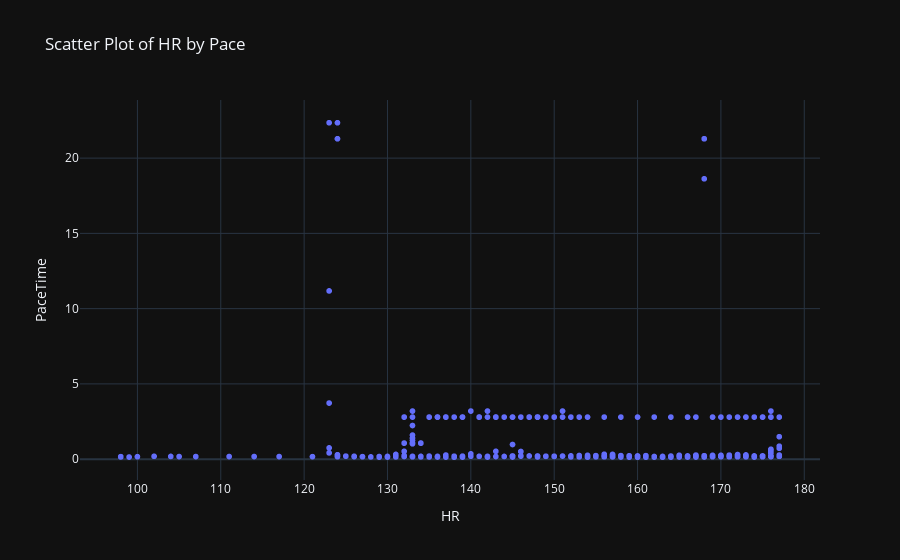

Notebook code for this chart:
### Code cell
fig = px.scatter(x, x='HR', y='PaceTime', title='Scatter Plot of HR by Pace')
fig.show()

### Figure 1 — Plotly figure (JSON) as saved in the notebook; plotly's stock layout.template omitted (floating-point values rounded to 4 significant figures; data arrays with more than 128 entries replaced by an {"elided": "..."} marker saying what was removed)
{"data": [{"hovertemplate": "HR=%{x}<br>PaceTime=%{y}<extra></extra>", "legendgroup": "", "marker": {"color": "#636efa", "symbol": "circle"}, "mode": "markers", "name": "", "showlegend": false, "x": {"elided": "1194 int values"}, "xaxis": "x", "y": {"elided": "1194 float values"}, "yaxis": "y", "type": "scattergl"}], "layout": {"xaxis": {"anchor": "y", "domain": [0.0, 1.0], "title": {"text": "HR"}}, "yaxis": {"anchor": "x", "domain": [0.0, 1.0], "title": {"text": "PaceTime"}}, "legend": {"tracegroupgap": 0}, "title": {"text": "Scatter Plot of HR by Pace"}}}
